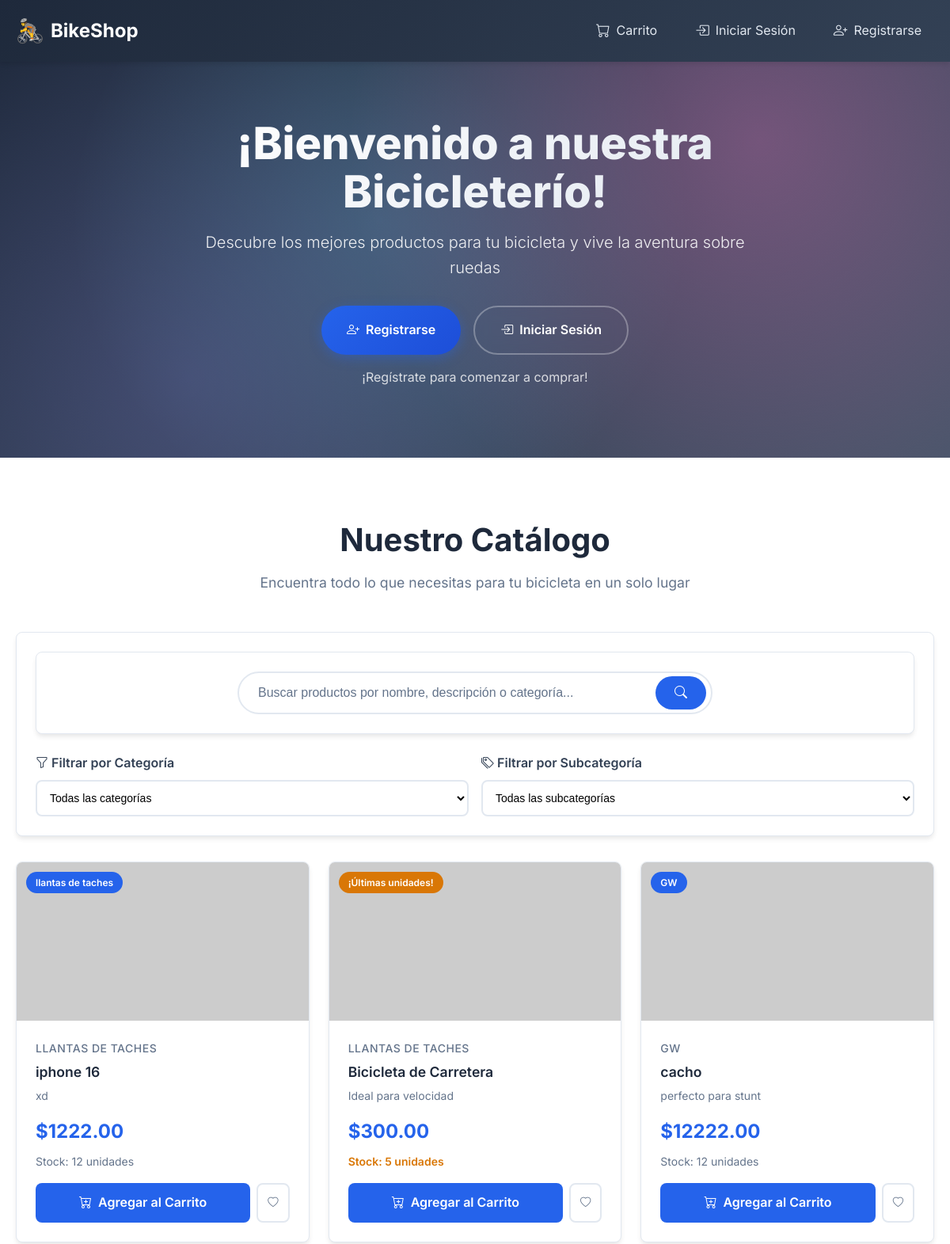
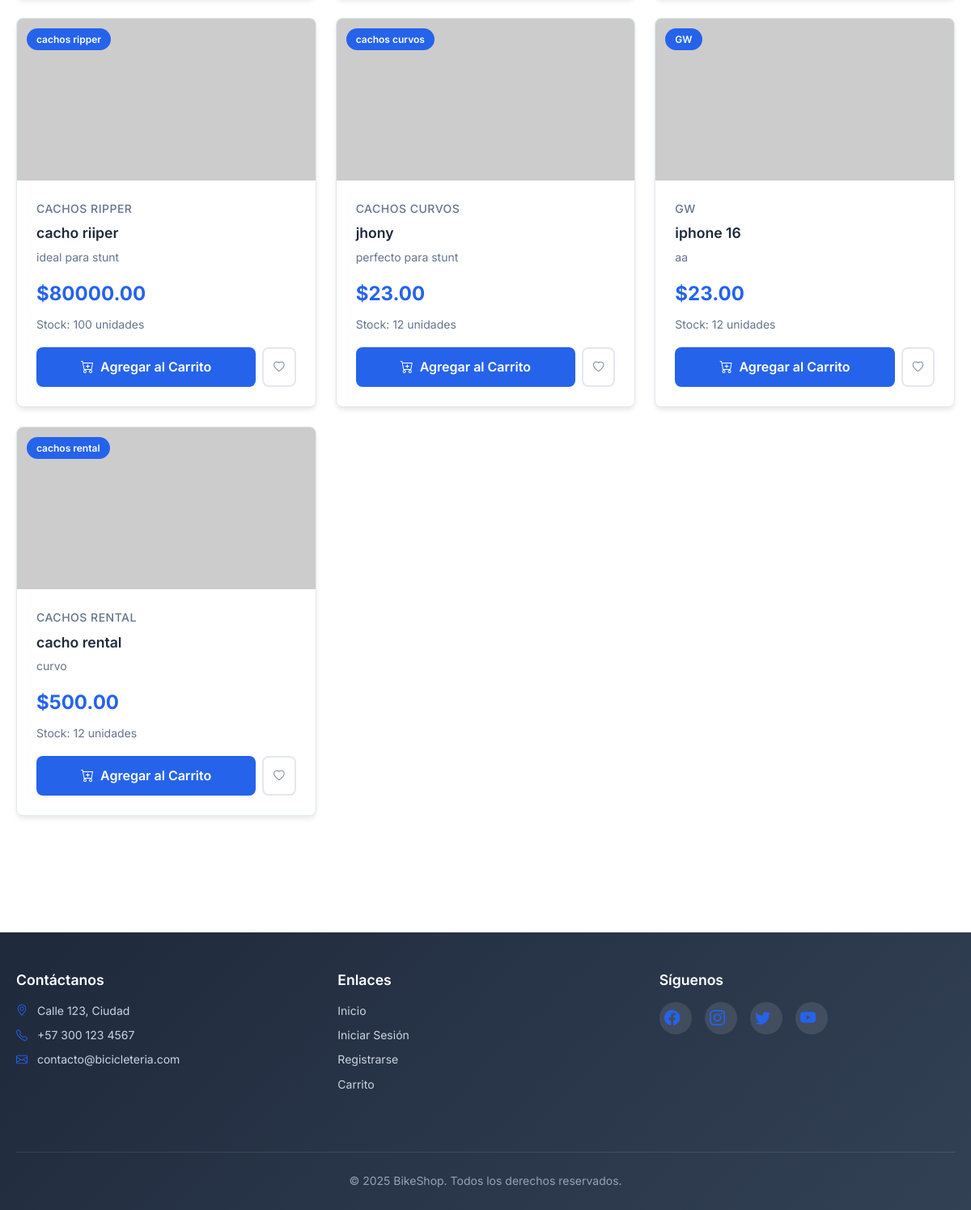
The app's page /products/catalog with its own data (2 pictures, top to bottom).
### models/product.py (models this page shows, shortened)
class Product(db.Model):
    __tablename__ = 'productos'
    id = db.Column(db.Integer, primary_key=True)
    nombre = db.Column(db.String(100), nullable=False)
    descripcion = db.Column(db.String(255))
    precio = db.Column(db.Float, nullable=False)
    stock = db.Column(db.Integer, nullable=False)
    url_imagen = db.Column(db.String(255))
    subcategoria_id = db.Column(db.Integer, db.ForeignKey('subcategorias.id'), nullable=False)
    subcategoria = db.relationship('Subcategoria', back_populates='productos')

### models/subcategoria.py (models this page shows, shortened)
class Subcategoria(db.Model):
    __tablename__ = 'subcategorias'
    id = db.Column(db.Integer, primary_key=True)
    nombre = db.Column(db.String(100), nullable=False)
    categoria_id = db.Column(db.Integer, db.ForeignKey('categorias.id'), nullable=False)
    productos = db.relationship('Product', back_populates='subcategoria')

### routes/products.py (the view)
@products_bp.route('/catalog')
def catalog():
    products = Product.query.all()
    return render_template('catalog.html', products=products)

### templates/catalog.html (shortened to what this page needs)
{% extends 'base.html' %}
{% block content %}
<section class="hero">
    <div class="hero-background"></div>
    <div class="hero-content">
        <h1 class="hero-title">¡Bienvenido a nuestra Bicicleterío!</h1>
        <p class="hero-subtitle">Descubre los mejores productos para tu bicicleta y vive la aventura sobre ruedas</p>
        {% if current_user.is_authenticated %}
            <div class="hero-buttons">
                <a href="#productos" class="hero-btn hero-btn-primary">
                    <i class="bi bi-bicycle"></i> Explorar Productos
                </a>
                <a href="{{ url_for('cart.cart') }}" class="hero-btn hero-btn-outline">
                    <i class="bi bi-cart"></i> Ver Carrito
                </a>
            </div>
            <p style="margin-top: 1rem; opacity: 0.8;">¡Hola, {{ current_user.nombre_usuario }}! Explora nuestro catálogo.</p>
        {% else %}
            <div class="hero-buttons">
                <a href="{{ url_for('auth.register') }}" class="hero-btn hero-btn-primary">
                    <i class="bi bi-person-plus"></i> Registrarse
                </a>
                <a href="{{ url_for('auth.login') }}" class="hero-btn hero-btn-outline">
                    <i class="bi bi-box-arrow-in-right"></i> Iniciar Sesión
                </a>
            </div>
            <p style="margin-top: 1rem; opacity: 0.8;">¡Regístrate para comenzar a comprar!</p>
        {% endif %}
    </div>
</section>
<section class="products-section" id="productos">
    <div class="container">
        <div class="section-header">
            <h2 class="section-title">Nuestro Catálogo</h2>
            <p class="section-subtitle">Encuentra todo lo que necesitas para tu bicicleta en un solo lugar</p>
        </div>
        <div class="filters-container">
            <div class="search-container mb-4">
                <form method="GET" action="{{ url_for('index') }}" class="search-form">
                    <div class="search-input-group">
                        <input type="text" name="search" class="search-input"
                               placeholder="Buscar productos por nombre, descripción o categoría..."
                               value="{{ request.args.get('search', '') }}">
                        <button type="submit" class="search-btn">
                            <i class="bi bi-search"></i>
                        </button>
                    </div>
                </form>
            </div>
            <form method="POST" id="filter-form">
                <div class="filters-row">
                    <div class="filter-group">
                        <label for="category_id" class="filter-label">
                            <i class="bi bi-funnel"></i> Filtrar por Categoría
                        </label>
                        <select name="category_id" id="category_id" class="filter-select" onchange="this.form.submit()">
                            <option value="">Todas las categorías</option>
                        </select>
                    </div>
                    <div class="filter-group">
                        <label for="subcategory_id" class="filter-label">
                            <i class="bi bi-tags"></i> Filtrar por Subcategoría
                        </label>
                        <select name="subcategory_id" id="subcategory_id" class="filter-select" onchange="this.form.submit()">
                            <option value="">Todas las subcategorías</option>
                        </select>
                    </div>
                </div>
            </form>
        </div>
        {% if products %}
            <div class="products-grid">
                {% for product in products %}
                    <div class="product-card">
                        <div class="product-image-container">
                            {% if product.url_imagen %}
                                <img src="{{ product.url_imagen }}" class="product-image" alt="{{ product.nombre }}">
                            {% else %}
                                <img src="/static/images/placeholder.png" class="product-image" alt="Sin imagen">
                            {% endif %}
                            {% if product.stock < 10 and product.stock > 0 %}
                                <div class="product-badge stock-low">¡Últimas unidades!</div>
                            {% elif product.stock == 0 %}
                                <div class="product-badge out-of-stock">Sin stock</div>
                            {% else %}
                                <div class="product-badge">{{ product.subcategoria.nombre if product.subcategoria else 'Producto' }}</div>
                            {% endif %}
                        </div>
                        <div class="product-info">
                            <div class="product-category">
                                {{ product.subcategoria.nombre if product.subcategoria else 'Sin categoría' }}
                            </div>
                            <h3 class="product-title">{{ product.nombre }}</h3>
                            <p class="product-description">{{ product.descripcion }}</p>
                            <div class="product-price">${{ "%.2f"|format(product.precio) }}</div>
                            <div class="product-stock {% if product.stock < 10 %}low{% endif %} {% if product.stock == 0 %}out{% endif %}">
                                {% if product.stock > 0 %}
                                    Stock: {{ product.stock }} unidades
                                {% else %}
                                    Sin stock disponible
                                {% endif %}
                            </div>
                            <div class="product-actions">
                                {% if current_user.is_authenticated %}
                                    <button type="button" class="add-to-cart-btn"
                                            data-product-id="{{ product.id }}"
                                            {% if product.stock == 0 %}disabled{% endif %}>
                                        <i class="bi bi-cart-plus"></i>
                                        {% if product.stock == 0 %}Sin Stock{% else %}Agregar al Carrito{% endif %}
                                    </button>
                                {% else %}
                                    <a href="{{ url_for('auth.login') }}" class="add-to-cart-btn"
                                       onclick="alert('Inicia sesión para agregar al carrito')">
                                        <i class="bi bi-cart-plus"></i> Agregar al Carrito
                                    </a>
                                {% endif %}
                                <button type="button" class="wishlist-btn" title="Agregar a favoritos">
                                    <i class="bi bi-heart"></i>
                                </button>
                            </div>
                        </div>
                    </div>
                {% endfor %}
            </div>
        {% endif %}
    </div>
</section>
{% endblock %}

### templates/base.html (shortened to what this page needs)
<!DOCTYPE html>
<html lang="es">
<head>
    <link rel="stylesheet" href="{{ url_for('static', filename='css/main.css') }}">
    <link rel="stylesheet" href="{{ url_for('static', filename='css/header.css') }}">
    <link rel="stylesheet" href="{{ url_for('static', filename='css/hero.css') }}">
    <link rel="stylesheet" href="{{ url_for('static', filename='css/products.css') }}">
    <link rel="stylesheet" href="{{ url_for('static', filename='css/forms.css') }}">
    <link rel="stylesheet" href="{{ url_for('static', filename='css/cart.css') }}">
    <link rel="stylesheet" href="{{ url_for('static', filename='css/footer.css') }}">
    <link rel="stylesheet" href="{{ url_for('static', filename='css/search.css') }}">
    <link href="https://cdn.jsdelivr.net/npm/bootstrap-icons/font/bootstrap-icons.css" rel="stylesheet">
</head>
<body>
    <header class="header">
        <div class="container">
            <nav class="navbar">
                <a class="navbar-brand" href="{{ url_for('index') }}">BikeShop</a>
                <ul class="navbar-nav" id="navbarNav">
                    {% if current_user.is_authenticated %}
                        {% if current_user.rol == 'administrador' %}
                            <li><a class="nav-link" href="{{ url_for('dashboard.admin_panel') }}">
                                <i class="bi bi-gear"></i> Panel Admin
                            </a></li>
                        {% endif %}
                        <li><a class="nav-link cart-link" href="{{ url_for('cart.cart') }}">
                            <i class="bi bi-cart"></i> Carrito
                            <span class="cart-count">0</span>
                        </a></li>
                        <li><a class="nav-link" href="{{ url_for('auth.logout') }}">
                            <i class="bi bi-box-arrow-right"></i> Cerrar Sesión
                        </a></li>
                    {% else %}
                        <li><a class="nav-link" href="{{ url_for('auth.login') }}" onclick="alert('Inicia sesión para acceder al carrito')">
                            <i class="bi bi-cart"></i> Carrito
                        </a></li>
                        <li><a class="nav-link" href="{{ url_for('auth.login') }}">
                            <i class="bi bi-box-arrow-in-right"></i> Iniciar Sesión
                        </a></li>
                        <li><a class="nav-link" href="{{ url_for('auth.register') }}">
                            <i class="bi bi-person-plus"></i> Registrarse
                        </a></li>
                    {% endif %}
                </ul>
            </nav>
        </div>
    </header>
    <main>
        {% block content %}{% endblock %}
    </main>
    <footer class="footer">
        <div class="container">
            <div class="footer-content">
                <div class="footer-grid">
                    <div class="footer-section">
                        <h5>Contáctanos</h5>
                        <p><i class="bi bi-geo-alt"></i> Calle 123, Ciudad</p>
                        <p><i class="bi bi-telephone"></i> +57 300 123 4567</p>
                        <p><i class="bi bi-envelope"></i> contacto@bicicleteria.com</p>
                    </div>
                    <div class="footer-section">
                        <h5>Enlaces</h5>
                        <ul>
                            <li><a href="{{ url_for('index') }}">Inicio</a></li>
                            <li><a href="{{ url_for('auth.login') }}">Iniciar Sesión</a></li>
                            <li><a href="{{ url_for('auth.register') }}">Registrarse</a></li>
                            <li><a href="{{ url_for('cart.cart') }}">Carrito</a></li>
                        </ul>
                    </div>
                    <div class="footer-section">
                        <h5>Síguenos</h5>
                        <div class="social-links">
                            <a href="#" class="social-link"><i class="bi bi-facebook"></i></a>
                            <a href="#" class="social-link"><i class="bi bi-instagram"></i></a>
                            <a href="#" class="social-link"><i class="bi bi-twitter"></i></a>
                            <a href="#" class="social-link"><i class="bi bi-youtube"></i></a>
                        </div>
                    </div>
                </div>
            </div>
            <div class="footer-bottom">
                <p>&copy; 2025 BikeShop. Todos los derechos reservados.</p>
            </div>
        </div>
    </footer>
</body>
</html>

### static/css/main.css (style rules this page uses)
:root { --primary-color: #2563eb; --primary-hover: #1d4ed8; --secondary-color: #64748b; --success-color: #059669; --danger-color: #dc2626; --warning-color: #d97706; --dark-color: #1e293b; --light-color: #f8fafc; --border-color: #e2e8f0; --text-color: #334155; --text-muted: #64748b; --shadow: 0 4px 6px -1px rgba(0, 0, 0, 0.1); --shadow-lg: 0 10px 15px -3px rgba(0, 0, 0, 0.1); --border-radius: 8px; --transition: all 0.3s ease; }
* { margin: 0; padding: 0; box-sizing: border-box; }
body { font-family: 'Inter', -apple-system, BlinkMacSystemFont, 'Segoe UI', Roboto, sans-serif; line-height: 1.6; color: var(--text-color); background-color: #ffffff; }
.container { max-width: 1200px; margin: 0 auto; padding: 0 20px; }
h1, h2, h3, h4, h5, h6 { font-weight: 600; line-height: 1.2; margin-bottom: 1rem; }
h1 { font-size: 2.5rem; }
h2 { font-size: 2rem; }
h3 { font-size: 1.5rem; }
p { margin-bottom: 1rem; }
a { color: var(--primary-color); text-decoration: none; transition: var(--transition); }
.mb-4 { margin-bottom: 1.5rem; }

### static/css/header.css (style rules this page uses)
.header { background: linear-gradient(135deg, var(--dark-color) 0%, #334155 100%); box-shadow: var(--shadow); position: sticky; top: 0; z-index: 1000; }
.navbar { display: flex; align-items: center; justify-content: space-between; padding: 1rem 0; min-height: 70px; }
.navbar-brand { font-size: 1.5rem; font-weight: 700; color: white; text-decoration: none; display: flex; align-items: center; gap: 0.5rem; }
.navbar-brand::before { content: "🚴"; font-size: 1.8rem; }
.navbar-nav { display: flex; align-items: center; gap: 1rem; list-style: none; }
.nav-link { color: #e2e8f0; text-decoration: none; padding: 0.5rem 1rem; border-radius: var(--border-radius); transition: var(--transition); display: flex; align-items: center; gap: 0.5rem; }
.nav-link i { font-size: 1.1rem; }

### static/css/hero.css (style rules this page uses)
.hero { position: relative; height: 500px; display: flex; align-items: center; justify-content: center; text-align: center; color: white; overflow: hidden; margin-bottom: 3rem; }
.hero-background { position: absolute; top: 0; left: 0; width: 100%; height: 100%; background: linear-gradient(135deg, #1e293b 0%, #334155 50%, #475569 100%); z-index: 1; }
.hero-background::before { content: ''; position: absolute; top: 0; left: 0; width: 100%; height: 100%; background-image: radial-gradient(circle at 20% 80%, rgba(120, 119, 198, 0.3) 0%, transparent 50%), radial-gradient(circle at 80% 20%, rgba(255, 119, 198, 0.3) 0%, transparent 50%), radial-gradient(circle at 40% 40%, rgba(120, 219, 255, 0.2) 0%, transparent 50%); z-index: 2; }
.hero-content { position: relative; z-index: 3; max-width: 800px; padding: 2rem; }
.hero-title { font-size: 3.5rem; font-weight: 800; margin-bottom: 1rem; background: linear-gradient(135deg, #ffffff 0%, #e2e8f0 100%); -webkit-background-clip: text; -webkit-text-fill-color: transparent; background-clip: text; line-height: 1.1; }
.hero-subtitle { font-size: 1.25rem; margin-bottom: 2rem; opacity: 0.9; font-weight: 300; }
.hero-buttons { display: flex; gap: 1rem; justify-content: center; flex-wrap: wrap; }
.hero-btn { padding: 1rem 2rem; font-size: 1rem; font-weight: 600; border-radius: 50px; transition: var(--transition); text-decoration: none; display: inline-flex; align-items: center; gap: 0.5rem; }
.hero-btn-primary { background: linear-gradient(135deg, var(--primary-color) 0%, var(--primary-hover) 100%); color: white; box-shadow: 0 4px 15px rgba(37, 99, 235, 0.4); }
.hero-btn-outline { background: transparent; color: white; border: 2px solid rgba(255, 255, 255, 0.3); backdrop-filter: blur(10px); }
.hero-content { animation: fadeInUp 1s ease-out; }

### records on screen
Product: subcategoria "llantas de taches", subcategoria "LLANTAS DE TACHES", nombre "iphone 16", descripcion "xd", precio "1222.00", stock "12"
Product: shows "¡Últimas unidades!", subcategoria "LLANTAS DE TACHES", nombre "Bicicleta de Carretera", descripcion "Ideal para velocidad", precio "300.00", stock "5"
Product: subcategoria "GW", nombre "cacho", descripcion "perfecto para stunt", precio "12222.00", stock "12"
Product: subcategoria "cachos ripper", subcategoria "CACHOS RIPPER", nombre "cacho riiper", descripcion "ideal para stunt", precio "80000.00", stock "100"
Product: subcategoria "cachos curvos", subcategoria "CACHOS CURVOS", nombre "jhony", descripcion "perfecto para stunt", precio "23.00", stock "12"
Product: subcategoria "GW", nombre "iphone 16", descripcion "aa", precio "23.00", stock "12"
Product: subcategoria "cachos rental", subcategoria "CACHOS RENTAL", nombre "cacho rental", descripcion "curvo", precio "500.00", stock "12"
